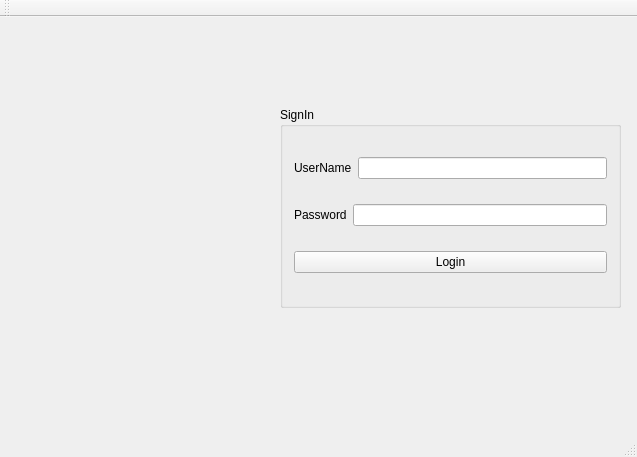
<?xml version="1.0" encoding="UTF-8"?>
<ui version="4.0">
 <class>MainWindow</class>
 <widget class="QMainWindow" name="MainWindow">
  <property name="geometry">
   <rect>
    <x>0</x>
    <y>0</y>
    <width>637</width>
    <height>457</height>
   </rect>
  </property>
  <property name="windowTitle">
   <string>MainWindow</string>
  </property>
  <widget class="QWidget" name="centralWidget">
   <widget class="QGroupBox" name="groupBox">
    <property name="geometry">
     <rect>
      <x>280</x>
      <y>90</y>
      <width>341</width>
      <height>201</height>
     </rect>
    </property>
    <property name="title">
     <string>SignIn</string>
    </property>
    <layout class="QVBoxLayout" name="verticalLayout">
     <item>
      <layout class="QHBoxLayout" name="horizontalLayout">
       <item>
        <widget class="QLabel" name="label">
         <property name="text">
          <string>UserName</string>
         </property>
        </widget>
       </item>
       <item>
        <widget class="QLineEdit" name="lineEdit"/>
       </item>
      </layout>
     </item>
     <item>
      <layout class="QHBoxLayout" name="horizontalLayout_2">
       <item>
        <widget class="QLabel" name="label_2">
         <property name="text">
          <string>Password</string>
         </property>
        </widget>
       </item>
       <item>
        <widget class="QLineEdit" name="lineEdit_2"/>
       </item>
      </layout>
     </item>
     <item>
      <widget class="QPushButton" name="pushButton">
       <property name="text">
        <string>Login</string>
       </property>
      </widget>
     </item>
    </layout>
   </widget>
   <widget class="QLabel" name="label_pic">
    <property name="geometry">
     <rect>
      <x>40</x>
      <y>100</y>
      <width>241</width>
      <height>181</height>
     </rect>
    </property>
    <property name="text">
     <string/>
    </property>
    <property name="pixmap">
     <pixmap>C:/Users/zhiwe/Desktop/ww.jpg</pixmap>
    </property>
   </widget>
  </widget>
  <widget class="QMenuBar" name="menuBar">
   <property name="geometry">
    <rect>
     <x>0</x>
     <y>0</y>
     <width>637</width>
     <height>26</height>
    </rect>
   </property>
  </widget>
  <widget class="QToolBar" name="mainToolBar">
   <attribute name="toolBarArea">
    <enum>TopToolBarArea</enum>
   </attribute>
   <attribute name="toolBarBreak">
    <bool>false</bool>
   </attribute>
  </widget>
  <widget class="QStatusBar" name="statusBar"/>
 </widget>
 <layoutdefault spacing="6" margin="11"/>
 <resources/>
 <connections/>
</ui>
